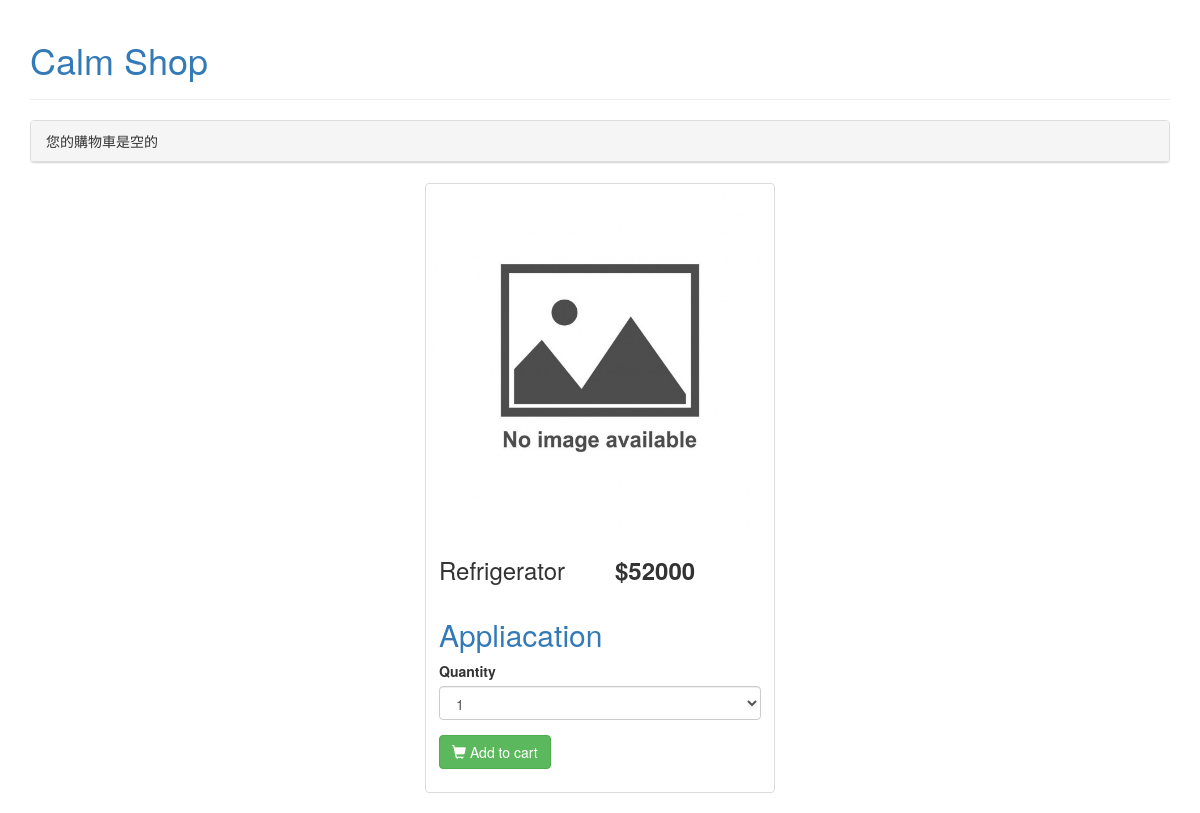
Screenshot of /4/refrigerator/ with the database file from the repository.
### mainsite/models.py (models this page shows, shortened)
class Product(models.Model):
    category = models.ForeignKey(Category,on_delete=models.CASCADE)
    name = models.CharField(max_length=200, db_index=True)
    slug = models.SlugField(max_length=200, db_index=True)
    image = models.ImageField(upload_to='products/%Y/%m/%d',blank=True)
    description = models.TextField(blank=True)
    price = models.DecimalField(max_digits=10, decimal_places=0)
    stock = models.PositiveIntegerField() #只能為正整數
    available = models.BooleanField(default=True)
    created = models.DateTimeField(auto_now_add=True)
    updated = models.DateTimeField(auto_now=True)
    class Meta:
        ordering = ('name',)
        index_together = (('id', 'slug'),)

class Category(models.Model):
    name = models.CharField(max_length=200,db_index=True)
    slug = models.SlugField(max_length=200,db_index=True,unique=True)
    class Meta:
        ordering = ('name',)
        verbose_name = 'category'
    def __str__(self):
        return self.name
    def get_absolute_url(self):
        return reverse('mainsite:product_list_by_category', args=[self.slug])

### mainsite/views.py (the view)
# urls.py: path('<int:product_id>/<slug:slug>/',product_detail,name='product_detail')
def product_detail(request,product_id,slug):
    product = get_object_or_404(Product,id=product_id,slug=slug,available=True)
    cart_product_form = CartAddProductForm()
    return render(request,'mainsite/product/detail.html',locals())

### cart/forms.py
class CartAddProductForm(forms.Form):
    quantity = forms.TypedChoiceField(choices=QUANTITY_CHOICES,coerce=int) #轉成int
    update = forms.BooleanField(required=False,initial=False,widget=forms.HiddenInput) #隱藏

### cart/cart.py (called while the page is built)
    def __len__(self):
        return sum(item['quantity'] for item in self.cart.values())

### cart/context_processors.py (called while the page is built)
def cart(request):
        return {'cart': Cart(request)}

### mainsite/templates/mainsite/product/detail.html (shortened to what this page needs)
{% extends "mainsite/base.html" %}
{% load static %}
{% load bootstrap3 %}
{% block content %}
    <div class="row">
        <div class="col-md-12">
            <div class="col-md-4">
            </div>
            <div class="col-md-4">
                <div class="thumbnail">
                    <img src='{% if product.image %}{{ product.image.url }}
                              {% else %}{% static "img/no_image.jpg" %}{% endif %}'
                         class="img-responsive">
                    <div class="caption">
                        <div class="row">
                            <div class="col-md-6 ">
                                <h3>{{ product.name }}</h3>
                            </div>
                            <div class="col-md-6 price">
                                <h3>
                                    <label>${{ product.price }}</label></h3>
                            </div>
                        </div>
                        <h2><a href="{{ product.category.get_absolute_url }}">{{ product.category }}</a></h2>
                        <form action='{% url "cart:cart_add" product.id %}'' method="POST">
                            {% bootstrap_form cart_product_form %}
                            {% buttons %}
                                <button type="submit" class="btn btn-success btn-product">
                                    <span class="glyphicon glyphicon-shopping-cart"></span> Add to cart
                                </button>
                            {% endbuttons %}
                        </form>
                    </div>
                </div>
            </div>
            <div class="col-md-4">
            </div>
        </div>
    </div>
{% endblock %}

### rows the page displays
Product: name "Refrigerator", price "52000", category "Appliacation"
